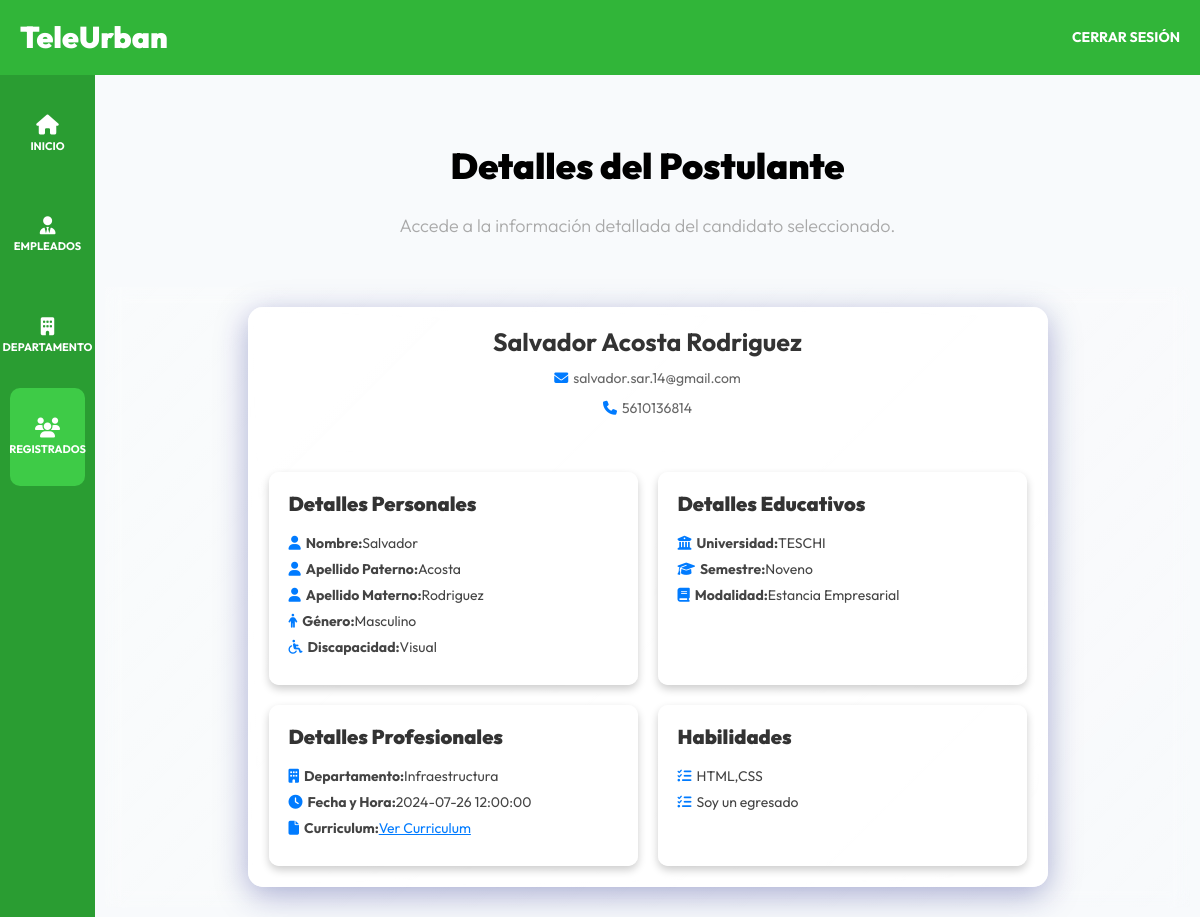
Page /admin/registrados/ver?id=27 (signed in) on the committed database.
### tables this page shows
CREATE TABLE `entrevistas` (
  `id` int NOT NULL AUTO_INCREMENT,
  `nombre` varchar(255) NOT NULL,
  `a_paterno` varchar(255) NOT NULL,
  `a_materno` varchar(255) NOT NULL,
  `email` varchar(255) NOT NULL,
  `telefono` varchar(20) NOT NULL,
  `discapacidad_id` bigint DEFAULT NULL,
  `genero_id` bigint DEFAULT NULL,
  `semestre_id` bigint DEFAULT NULL,
  `universidad_id` bigint DEFAULT NULL,
  `curriculum` longblob,
  `fecha_hora` datetime NOT NULL,
  `modalidad_id` bigint DEFAULT NULL,
  `token` varchar(82) DEFAULT NULL,
  `token_expiracion` datetime DEFAULT NULL,
  `departamento_id` bigint DEFAULT NULL,
  `habilidades` text,
  `tags` varchar(255) DEFAULT NULL,
  `estatus_id` bigint DEFAULT NULL,
  PRIMARY KEY (`id`),
  KEY `discapacidad_id` (`discapacidad_id`),
  KEY `genero_id` (`genero_id`),
  KEY `semestre_id` (`semestre_id`),
  KEY `universidad_id` (`universidad_id`),
  KEY `modalidad_id` (`modalidad_id`),
  KEY `fk_departamento_id` (`departamento_id`),
  KEY `fk_estatus` (`estatus_id`),
  CONSTRAINT `entrevistas_ibfk_1` FOREIGN KEY (`discapacidad_id`) REFERENCES `discapacidad` (`id`),
  CONSTRAINT `entrevistas_ibfk_2` FOREIGN KEY (`genero_id`) REFERENCES `genero` (`id`),
  CONSTRAINT `entrevistas_ibfk_3` FOREIGN KEY (`semestre_id`) REFERENCES `semestre` (`id`),
  CONSTRAINT `entrevistas_ibfk_4` FOREIGN KEY (`universidad_id`) REFERENCES `universidad` (`id`),
  CONSTRAINT `entrevistas_ibfk_6` FOREIGN KEY (`modalidad_id`) REFERENCES `descripcion` (`id`),
  CONSTRAINT `entrevistas_ibfk_departamento` FOREIGN KEY (`departamento_id`) REFERENCES `departamentos` (`id`),
  CONSTRAINT `fk_departamento_id` FOREIGN KEY (`departamento_id`) REFERENCES `departamentos` (`id`),
  CONSTRAINT `fk_estatus` FOREIGN KEY (`estatus_id`) REFERENCES `status` (`id`)
);

CREATE TABLE `genero` (
  `id` bigint NOT NULL AUTO_INCREMENT,
  `nombre` varchar(250) NOT NULL,
  PRIMARY KEY (`id`),
  UNIQUE KEY `nombre` (`nombre`)
);

CREATE TABLE `discapacidad` (
  `id` bigint NOT NULL AUTO_INCREMENT,
  `nombre` varchar(250) NOT NULL,
  PRIMARY KEY (`id`),
  UNIQUE KEY `nombre` (`nombre`)
);

CREATE TABLE `universidad` (
  `id` bigint NOT NULL AUTO_INCREMENT,
  `nombre` varchar(250) NOT NULL,
  PRIMARY KEY (`id`),
  UNIQUE KEY `nombre` (`nombre`)
);

CREATE TABLE `semestre` (
  `id` bigint NOT NULL AUTO_INCREMENT,
  `grado` varchar(250) NOT NULL,
  PRIMARY KEY (`id`),
  UNIQUE KEY `grado` (`grado`)
);

CREATE TABLE `descripcion` (
  `id` bigint NOT NULL AUTO_INCREMENT,
  `nombre` varchar(250) NOT NULL,
  PRIMARY KEY (`id`),
  UNIQUE KEY `nombre` (`nombre`)
);

CREATE TABLE `departamentos` (
  `id` bigint NOT NULL AUTO_INCREMENT,
  `nombre_departamento` varchar(250) NOT NULL,
  `id_encargado` bigint NOT NULL,
  `descripcion` text,
  `imagen` varchar(255) DEFAULT NULL,
  `publicado` tinyint(1) DEFAULT '0',
  `disponible` tinyint(1) NOT NULL DEFAULT '1',
  PRIMARY KEY (`id`),
  KEY `departamento_ibfk_1` (`id_encargado`),
  CONSTRAINT `departamentos_ibfk_1` FOREIGN KEY (`id_encargado`) REFERENCES `empleados` (`id`)
);

### controllers/EntrevistaController.php (called while the page is built, shortened)
<?php
class EntrevistaController {
    public static function verMasInformacion(Router $router) {
        $id = $_GET['id'];
        $id = filter_var($id, FILTER_VALIDATE_INT);
        $entrevista = Entrevista::find($id);
        $entrevista->universidad_nombre = $entrevista->obtenerUniversidad();
        $entrevista->semestre_nombre = $entrevista->obtenerSemestre();
        $entrevista->departamento_nombre = $entrevista->obtenerDepartamento();
        $entrevista->modalidad_nombre = $entrevista->obtenerModalidad();
        $entrevista->discapacidad_nombre = $entrevista->obtenerDiscapacidad();
        $entrevista->genero_nombre = $entrevista->obtenerGenero();
        $router->render('admin/registrados/ver', [
            'titulo' => 'Detalles del Postulante',
            'entrevista' => $entrevista
        ]);
    }
}

### public/index.php (called while the page is built, shortened)
<?php
$router = new Router();
$router->get('/login', [AuthController::class, 'login']);
$router->post('/login', [AuthController::class, 'login']);
$router->post('/logout', [AuthController::class, 'logout']);
$router->get('/registro', [AuthController::class, 'registro']);
$router->post('/registro', [AuthController::class, 'registro']);
$router->get('/olvide', [AuthController::class, 'olvide']);
$router->post('/olvide', [AuthController::class, 'olvide']);
$router->get('/reestablecer', [AuthController::class, 'reestablecer']);
$router->post('/reestablecer', [AuthController::class, 'reestablecer']);
$router->get('/mensaje', [AuthController::class, 'mensaje']);
$router->get('/confirmar-cuenta', [AuthController::class, 'confirmar']);
$router->get('/admin/dashboard', [DashboardController::class, 'index']);
$router->get('/admin/empleados', [EmpleadosController::class, 'index']);
$router->get('/admin/empleados/crear', [EmpleadosController::class, 'crear']);
$router->post('/admin/empleados/crear', [EmpleadosController::class, 'crear']);
$router->get('/admin/empleados/editar', [EmpleadosController::class, 'editar']);
$router->post('/admin/empleados/editar', [EmpleadosController::class, 'editar']);
$router->post('/admin/empleados/eliminar', [EmpleadosController::class, 'eliminar']);
$router->get('/admin/departamentos', [DepartamentosController::class, 'index']);
$router->get('/admin/departamentos/crear', [DepartamentosController::class, 'crear']);
$router->post('/admin/departamentos/crear', [DepartamentosController::class, 'crear']);
$router->get('/admin/departamentos/editar', [DepartamentosController::class, 'editar']);
$router->post('/admin/departamentos/editar', [DepartamentosController::class, 'editar']);
$router->post('/admin/departamentos/eliminar', [DepartamentosController::class, 'eliminar']);
$router->post('/admin/departamentos/publicar', [DepartamentosController::class, 'publicar']);
$router->post('/admin/departamentos/despublicar', [DepartamentosController::class, 'despublicar']);
$router->post('/admin/departamentos/toggle-disponibilidad', [DepartamentosController::class, 'toggleDisponibilidad']);
$router->post('/admin/registrados/aceptar', [EntrevistaController::class, 'aceptar']);
$router->post('/admin/registrados/rechazar', [EntrevistaController::class, 'rechazar']);
$router->get('/admin/registrados/cv', [EntrevistaController::class, 'cv']);
$router->get('/admin/registrados/ver', [EntrevistaController::class, 'verMasInformacion']);
$router->get('/', [PaginasController::class, 'index']);
$router->get('/teleurban', [PaginasController::class, 'nosotros']);
$router->get('/departamentos', [PaginasController::class, 'departamentos']);
$router->get('/departamento', [DepartamentosController::class, 'detalle']);
$router->get('/citas', [CitasController::class, 'crear']);
$router->post('/citas', [CitasController::class, 'crear']);
$router->post('/validar-fecha-hora', [CitasController::class, 'validarFechaHora']);
$router->get('/404', [PaginasController::class, 'error']);
$router->get('/entrevistas', [CitasController::class, 'listar']);
$router->get('/modificar-cita', [EditarCitasController::class, 'editar']);
$router->post('/modificar-cita', [EditarCitasController::class, 'editar']);
$router->get('/cita-exito', [EditarCitasController::class, 'exito']);
$router->get('/login-cita', [EditarCitasController::class, 'login']);
$router->post('/login-cita', [EditarCitasController::class, 'login']);
$router->get('/admin/registrados', [EntrevistaController::class, 'index']);
$router->get('/admin/registrados/editar', [EntrevistaController::class, 'editar']);
$router->post('/admin/registrados/editar', [EntrevistaController::class, 'editar']);
$router->post('/admin/registrados/eliminar', [EntrevistaController::class, 'eliminar']);
$router->comprobarRutas();

### models/ActiveRecord.php (called while the page is built, shortened)
<?php
class ActiveRecord {
    protected static $db;
    protected static $tabla = '';
    public static function setDB($database) {
        self::$db = $database;
    }
    public static function consultarSQL($query) {
        $resultado = self::$db->query($query);
        $array = [];
        while($registro = $resultado->fetch_assoc()) {
            $array[] = static::crearObjeto($registro);
        }
        return $array;
    }
    protected static function crearObjeto($registro) {
        $objeto = new static;
        foreach($registro as $key => $value ) {
            if(property_exists( $objeto, $key  )) {
                $objeto->$key = $value;
            }
        }
        return $objeto;
    }
    public static function find($id) {
        $query = "SELECT * FROM " . static::$tabla  ." WHERE id = {$id}";
        $resultado = self::consultarSQL($query);
        return array_shift( $resultado ) ;
    }
}

### views/admin/registrados/ver.php (the view)
<h2 class="teleurban__heading"><?php echo $titulo; ?></h2>
    <p class="teleurban__descripcion">Accede a la información detallada del candidato seleccionado.</p>
<div class="ver">
    <div class="ver__card">
        <div class="ver__card__header">
            <h2 class="card__name"><?php echo $entrevista->nombre . ' ' . $entrevista->a_paterno . ' ' . $entrevista->a_materno; ?></h2>
            <p class="card__email"><i class="fas fa-envelope"></i> <?php echo $entrevista->email; ?></p>
            <p class="card__phone"><i class="fas fa-phone"></i> <?php echo $entrevista->telefono; ?></p>
        </div>
        <div class="ver__card__body">
            <div class="card__section">
                <h3>Detalles Personales</h3>
                <p><i class="fas fa-user"></i> <strong>Nombre:</strong> <?php echo $entrevista->nombre; ?></p>
                <p><i class="fas fa-user"></i> <strong>Apellido Paterno:</strong> <?php echo $entrevista->a_paterno; ?></p>
                <p><i class="fas fa-user"></i> <strong>Apellido Materno:</strong> <?php echo $entrevista->a_materno; ?></p>
                <p><i class="fas fa-male"></i> <strong>Género:</strong> <?php echo $entrevista->genero_nombre; ?></p>
                <p><i class="fas fa-wheelchair"></i> <strong>Discapacidad:</strong> <?php echo $entrevista->discapacidad_nombre; ?></p>
            </div>
            <div class="card__section">
                <h3>Detalles Educativos</h3>
                <p><i class="fas fa-university"></i> <strong>Universidad:</strong> <?php echo $entrevista->universidad_nombre; ?></p>
                <p><i class="fas fa-graduation-cap"></i> <strong>Semestre:</strong> <?php echo $entrevista->semestre_nombre; ?></p>
                <p><i class="fas fa-book"></i> <strong>Modalidad:</strong> <?php echo $entrevista->modalidad_nombre; ?></p>
            </div>
            <div class="card__section">
                <h3>Detalles Profesionales</h3>
                <p><i class="fas fa-building"></i> <strong>Departamento:</strong> <?php echo $entrevista->departamento_nombre; ?></p>
                <p><i class="fas fa-clock"></i> <strong>Fecha y Hora:</strong> <?php echo $entrevista->fecha_hora; ?></p>
                <p><i class="fas fa-file"></i> <strong>Curriculum:</strong> <a href="/cv/<?php echo $entrevista->curriculum; ?>" target="_blank">Ver Curriculum</a></p>
            </div>
            <div class="card__section card__skills">
                <h3>Habilidades</h3>
                <p><i class="fas fa-tasks"></i> <?php echo $entrevista->tags; ?></p>
                <p><i class="fas fa-tasks"></i> <?php echo $entrevista->habilidades; ?></p>
            </div>
        </div>
    </div>
</div>

### public/build/css/app.css (style rules this page uses)
html { -webkit-text-size-adjust:100%;line-height:1.15 }
body { margin:0 }
a { background-color:transparent }
b,strong { font-weight:bolder }
html { box-sizing:border-box;font-size:62.5%;height:100% }
*,:after,:before { box-sizing:inherit }
body { font-family:Outfit,sans-serif;font-size:1.8rem }
a { text-decoration:none }
h1,h2,h3 { font-family:Outfit,sans-serif;font-weight:900;margin:2rem 0 }
h2 { font-size:3.6rem }
h3 { font-size:3rem }
[class$=__heading] { font-family:Outfit,sans-serif;font-weight:900;margin:6rem 0 3rem;text-align:center }
[class$=__descripcion] { color:#a9a9a9;font-size:1.8rem;font-weight:300;margin-bottom:5rem;text-align:center }
.dashboard { background-color:#f8fafc;display:flex;flex-direction:column;height:100% }
.ver { align-items:flex-start;-webkit-backdrop-filter:blur(10px);backdrop-filter:blur(10px);background:linear-gradient(135deg,hsla(0,0%,100%,.25),hsla(0,0%,100%,.1));display:flex;font-family:Outfit,sans-serif;justify-content:center;padding:2rem }
.ver__card { animation:fadeInUp 1s ease-in-out;backdrop-filter:blur(5px);-webkit-backdrop-filter:blur(5px);background:hsla(0,0%,100%,.9);border:1px solid hsla(0,0%,100%,.18);border-radius:15px;box-shadow:0 8px 32px 0 rgba(31,38,135,.37);max-width:800px;padding:20px;transition:transform .2s,background .2s;width:100% }
.ver__card__header { border-bottom:1px solid hsla(0,0%,100%,.18);margin-bottom:20px;padding-bottom:20px;text-align:center }
.ver__card__header .card__name { color:#333;font-size:2.5rem;font-weight:700;margin:0 }
.ver__card__header .card__email,.ver__card__header .card__phone { align-items:center;color:#666;display:flex;font-size:1.4rem;justify-content:center }
.ver__card__header .card__email i,.ver__card__header .card__phone i { color:#007bff;margin-right:.5rem }
.ver__card__body { display:grid;gap:20px;grid-template-columns:1fr 1fr }
.ver__card__body .card__section { background:hsla(0,0%,100%,.9);border-radius:10px;box-shadow:0 4px 8px 0 rgba(0,0,0,.2);padding:20px;transition:background .2s }
.ver__card__body .card__section h3 { color:#333;font-size:2rem;margin-top:0 }
.ver__card__body .card__section p { align-items:center;color:#444;display:flex;font-size:1.4rem;margin:10px 0 }
.ver__card__body .card__section p i { color:#007bff;margin-right:.5rem }
.ver__card__body .card__section a { color:#007bff;text-decoration:underline;transition:color .2s }
.ver__card__body .card__skills { grid-column:span 2 }
@media (min-width:768px) { .ver__card__body .card__skills { grid-column:span 1 } }

### rows in the picture
entrevistas: nombre "Salvador", a_paterno "Acosta", a_materno "Rodriguez", email "salvador.sar.14@gmail.com", telefono "5610136814", genero.nombre "Masculino", discapacidad.nombre "Visual", universidad.nombre "TESCHI", semestre.grado "Noveno", modalidad.nombre "Estancia Empresarial", departamento.nombre_departamento "Infraestructura", fecha_hora "2024-07-26 12:00:00", tags "HTML,CSS", habilidades "Soy un egresado"

### other values in the picture
$titulo "Detalles del Postulante"
